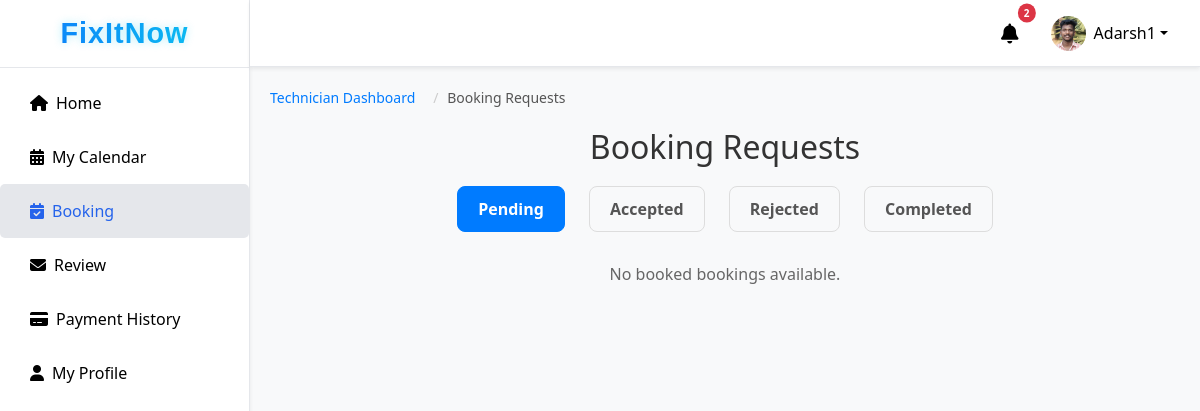
The app's page /technician_bookings/ (signed in) with its own data.
### fixapp/models.py (models this page shows, shortened)
class TechnicianRequest(models.Model):
    full_name = models.CharField(max_length=100)
    username = models.CharField(max_length=50, unique=True, null=True, blank=True)
    email = models.EmailField()
    phone = models.CharField(max_length=15)
    city = models.CharField(max_length=50)
    category = models.CharField(max_length=50)
    experience = models.PositiveIntegerField()
    profile_image = models.ImageField(upload_to="technician_profiles/", null=True, blank=True)
    document = models.FileField(upload_to="technician_docs/")
    id_proof = models.FileField(upload_to="id_proofs/", null=True, blank=True)
    password = models.CharField(max_length=128, null=True, blank=True)
    status = models.CharField(max_length=20, default="Pending")
    applied_on = models.DateTimeField(auto_now_add=True)
    latitude = models.FloatField(null=True, blank=True)
    longitude = models.FloatField(null=True, blank=True)

### fixapp/views.py (the view, shortened to what this page needs)
# urls.py: path('technician_bookings/', views.technician_bookings, name='technician_bookings'),
@approved_technician_required
def technician_bookings(request):
    tech_id = request.session.get("technician_id")
    if not tech_id:
        messages.error(request, "Please login first.")
        return redirect("login")
    technician = TechnicianRequest.objects.get(id=tech_id)
    filter_status = request.GET.get('status', 'Booked')  # default = Pending(Booked)
    bookings = Booking.objects.filter(technician=technician, status=filter_status).order_by('-date')
    notifications = Notification.objects.filter(
        recipient_type__in=["technicians", "both"],
        created_on__gte=technician.applied_on  # use applied_on
    ).order_by('-created_on')
    return render(request, 'technician_page/technician_bookings.html', {
        'technician': technician,
        'bookings': bookings,
        'notifications': notifications,
        'filter_status': filter_status,  # send current tab
    })

### fixapp/context_processors.py (called while the page is built)
def notifications_processor(request):
    notifications = []
    if request.session.get('user_id'):
        notifications = Notification.objects.filter(
            recipient_type__in=["users", "both"]
        ).order_by('-created_on')
    return {'notifications': notifications}

def technician_notifications_processor(request):
    notifications = []
    if request.session.get('technician_id'):
        notifications = Notification.objects.filter(
            recipient_type__in=["technicians", "both"]
        ).order_by('-created_on')
    return {'tech_notifications': notifications}

### fixapp/views.py (called while the page is built)
def approved_technician_required(view_func):
    @wraps(view_func)
    def _wrapped_view(request, *args, **kwargs):
        tech_id = request.session.get("technician_id")
        if not tech_id:
            messages.error(request, "Please login first.")
            return redirect("login")
        technician = TechnicianRequest.objects.filter(id=tech_id).first()
        if not technician:
            messages.error(request, "Technician not found.")
            return redirect("login")
        if technician.status != "Approved":
            messages.error(request, "Your account is still pending approval.")
            return redirect("technician_home")  # or another page for pending status
        return view_func(request, *args, **kwargs)
    return _wrapped_view

### templates/technician_page/technician_bookings.html
{% extends 'technician_page/technician_dashboard.html' %}
{% load static %}
{% block tech_booking %}
<div class="technician-bookings-container">
    <nav aria-label="breadcrumb">
        <ol class="breadcrumb tech-breadcrumb">
            <li class="breadcrumb-item"><a href="{% url 'technician_home' %}">Technician Dashboard</a></li>
            <li class="breadcrumb-item active" aria-current="page">Booking Requests</li>
        </ol>
    </nav>
    <h2>Booking Requests</h2>
    <div class="booking-tabs">
        <a href="?status=Booked" class="{% if filter_status == 'Booked' %}active-tab{% endif %}">Pending</a>
        <a href="?status=Accepted" class="{% if filter_status == 'Accepted' %}active-tab{% endif %}">Accepted</a>
        <a href="?status=Rejected" class="{% if filter_status == 'Rejected' %}active-tab{% endif %}">Rejected</a>
        <a href="?status=Completed" class="{% if filter_status == 'Completed' %}active-tab{% endif %}">Completed</a>
    </div>
    {% if bookings %}
    <table class="bookings-table">
        <thead>
            <tr>
                <th>User</th>
                <th>Phone</th>
                <th>Address</th>
                <th>Repair Details</th>
                <th>Date</th>
                <th>Time Slot</th>
                <th>Action</th>
                {% if filter_status == "Accepted" %}
                <th>Work</th>
                {% endif %}
                {% if filter_status == "Completed" %}
                <th>Payment Status</th>
                {% endif %}
            </tr>
        </thead>
        <tbody>
            {% for booking in bookings %}
            <tr>
                <td>{{ booking.user.full_name }}</td>
                <td>{{ booking.user.phone }}</td>
                <td>
                    {{ booking.user.address }}<br>
                    {% if booking.user.city %}
                    <small>City: {{ booking.user.city }}</small><br>
                    {% endif %}
                    {% if booking.user.latitude and booking.user.longitude %}
                    <a href="https://www.google.com/maps/dir/?api=1&origin={{ technician.latitude }},{{ technician.longitude }}&destination={{ booking.user.latitude }},{{ booking.user.longitude }}" target="_blank"
                        target="_blank">
                        View on Map
                    </a>
                    {% endif %}
                </td>
                <td>{{ booking.repair_details }}</td>
                <td>{{ booking.date|date:"M d, Y" }}</td>
                <td>{{ booking.time_slot }}</td>
                <td>
                    {% if filter_status == "Booked" %}
                    <form method="POST" class="inline-form">
                        {% csrf_token %}
                        <input type="hidden" name="booking_id" value="{{ booking.id }}">
                        <button type="submit" name="action" value="accept" class="btn-accept">Accept</button>
                    </form>
                    <form method="POST" class="inline-form">
                        {% csrf_token %}
                        <input type="hidden" name="booking_id" value="{{ booking.id }}">
                        <button type="submit" name="action" value="reject" class="btn-reject">Reject</button>
                    </form>
                    {% elif filter_status == "Accepted" %}
                    <span class="status accepted">Accepted ✅</span>
                    {% elif filter_status == "Rejected" %}
                    <span class="status rejected">Rejected ❌</span>
                    {% elif filter_status == "Completed" %}
                    <span class="status completed">Completed ✅</span>
                    {% if not booking.payment or booking.payment.payment_status == "Pending" %}
                    <form action="{% url 'payment_details' booking.id %}" method="get" class="inline-form">
                        <button type="submit" class="btn-payment">Add Payment</button>
                    </form>
                    {% endif %}
                    {% endif %}
                </td>
                {% if filter_status == "Accepted" %}
                <td>
                    <form method="POST" class="inline-form">
                        {% csrf_token %}
                        <input type="hidden" name="booking_id" value="{{ booking.id }}">
                        <button type="submit" name="action" value="complete" class="btn-complete">Complete Work</button>
                    </form>
                </td>
                {% endif %}
                {% if filter_status == "Completed" %}
                <td>
                    {% if booking.payment %}
                    {% if booking.payment.payment_status == "Pending" %}
                    <span class="status-pendings">Pending</span>
                    {% elif booking.payment.payment_status == "Paid" %}
                    <span class="status-paid">Paid ✅</span>
                    {% endif %}
                    {% else %}
                    -
                    {% endif %}
                </td>
                {% endif %}
            </tr>
            {% endfor %}
        </tbody>
    </table>
    {% else %}
    <p>No {{ filter_status|lower }} bookings available.</p>
    {% endif %}
</div>
{% endblock %}

### templates/technician_page/technician_dashboard.html (shortened to what this page needs)
{% load static %}
<!DOCTYPE html>
<html lang="en">
<head>
  <link href="https://cdn.jsdelivr.net/npm/bootstrap@5.3.2/dist/css/bootstrap.min.css" rel="stylesheet">
  <link href="https://cdn.jsdelivr.net/npm/bootstrap-icons@1.11.1/font/bootstrap-icons.css" rel="stylesheet">
  <link href="https://cdnjs.cloudflare.com/ajax/libs/font-awesome/6.4.0/css/all.min.css" rel="stylesheet">
  <link rel="stylesheet" href="{% static 'css/admin_dashboard.css' %}">
</head>
<body>
  <div class="d-flex">
    <nav id="sidebar" class="sidebar d-flex flex-column shadow-sm ">
      <div class="sidebar-header p-3 text-center">
        <h3 class="logo">FixItNow</h3>
      </div>
      <div class="sidebar-menu flex-grow-1">
        <ul class="nav flex-column mt-2">
          <li class="nav-item">
            <a href="{% url 'technician_home' %}"
              class="nav-link {% if request.resolver_match.url_name == 'technician_home' %}active{% endif %}">
              <i class="fas fa-home me-2"></i>Home
            </a>
          </li>
          {% if technician.status == "Approved" %}
          <li class="nav-item">
            <a href="{% url 'technician_calendar' %}"
              class="nav-link {% if request.resolver_match.url_name == 'technician_calendar' %}active{% endif %}">
              <i class="fas fa-calendar-alt me-2"></i>My Calendar
            </a>
          </li>
          <li class="nav-item"><a href="{% url 'technician_bookings' %}"
              class="nav-link {% if request.resolver_match.url_name == 'technician_bookings' %}active{% endif %}">
              <i class="fas fa-calendar-check me-2"></i>Booking</a>
          </li>
          <li class="nav-item"><a href="{% url 'technician_feedbacks' %}"
            class="nav-link {% if request.resolver_match.url_name == 'technician_feedbacks' %}active{% endif %} ">
            <i class="fas fa-envelope me-2"></i>Review</a>
          </li>
          <li class="nav-item">
            <a href="{% url 'technician_payment_history' %}"
              class="nav-link {% if request.resolver_match.url_name == 'technician_payment_history' %}active{% endif %}">
              <i class="fas fa-credit-card me-2"></i>Payment History
            </a>
          </li>
          <li class="nav-item">
            <a href="{% url 'technician_profile' %}"
              class="nav-link {% if request.resolver_match.url_name == 'technician_profile' %}active{% endif %}">
              <i class="fas fa-user me-2"></i>My Profile
            </a>
          </li>
          {% endif %}
        </ul>
      </div>
    </nav>
    <div class="flex-grow-1 main-area">
      <nav class="navbar navbar-expand-lg topbar shadow-sm px-4 d-flex justify-content-end">
        <ul class="navbar-nav d-flex align-items-center">
          <li class="nav-item dropdown me-3">
            <a class="nav-link position-relative" href="#" id="techNotificationDropdown" role="button"
              data-bs-toggle="dropdown" aria-expanded="false">
              <i class="fas fa-bell fa-lg"></i>
              {% if notifications.count %}
              <span class="badge-count">{{ notifications.count }}</span>
              {% endif %}
            </a>
          </li>
          {% if technician %}
          <li class="nav-item dropdown">
            <a class="nav-link dropdown-toggle d-flex align-items-center" href="#" role="button"
              data-bs-toggle="dropdown" aria-expanded="false">
              <img src="{{ technician.profile_image.url }}" alt="profile" class="rounded-circle me-2 profile-pic"
                width="35" height="35">
              {{ technician.username }}
            </a>
          </li>
          {% endif %}
        </ul>
      </nav>
      {% block tech_booking %}
      {% endblock %}
    </div>
  </div>
</body>
</html>

### static/css/admin_dashboard.css (style rules this page uses)
body, html { height: 100%; margin: 0; font-family: "Segoe UI", sans-serif; }
.sidebar { width: 250px; height: 100vh; background-color: #ffffff; color: #000000; border-right: 1px solid #e5e7eb; position: fixed; overflow-y: auto; }
.sidebar-header { flex-shrink: 0; border-bottom: 1px solid #e5e7eb; background: #fff; }
.sidebar .logo { font-family: "Poppins", sans-serif; font-size: 1.8rem; font-weight: 700; letter-spacing: 1px; margin: 0; background: linear-gradient(90deg, #0d6efd, #0dcaf0); -webkit-background-clip: text; -webkit-text-fill-color: transparent; text-shadow: 0 0 8px rgba(13, 202, 240, 0.3); animation: logo-glow 3s infinite alternate; }
.sidebar-menu { overflow-y: auto; flex-grow: 1; }
.sidebar .nav-link { color: #000000; font-size: 16px; padding: 15px 5px; transition: background 0.2s, color 0.2s; padding-left: 30px; }
.nav-link:hover, .nav-link.active { background-color: #e5e7eb; color: #2563eb !important; border-radius: 5px; }
.main-area { margin-left: 250px; display: flex; flex-direction: column; height: 100vh; }
.topbar { background-color: #ffffff; border-bottom: 1px solid #e5e7eb; color: #000000; height: 67px; flex-shrink: 0; position: sticky; top: 0; z-index: 10; align-items: center; }
.topbar .navbar-nav .nav-link { color: #000000; }
.topbar .profile-pic { width: 35px; height: 35px; object-fit: cover; }
.breadcrumb { padding: 8px 15px; margin-bottom: 40px; list-style: none; background-color: #f5f5f5; border-radius: 4px; }
.breadcrumb-item { display: inline; font-size: 14px; }
.breadcrumb-item + .breadcrumb-item::before { padding: 0 5px; color: #ccc; content: "/\00a0"; }
.breadcrumb-item a { color: #6c757d; text-decoration: none; }
.breadcrumb-item.active { color: #0275d8; }
.breadcrumb { background: transparent; padding: 0; margin-bottom: 20px; }
.badge-count { position: absolute; top: 0; right: 0; transform: translate(50%, -50%); background-color: #dc3545; color: #fff; font-size: 10px; padding: 2px 6px; border-radius: 50%; font-weight: bold; }
.breadcrumb a { text-decoration: none; color: #0077cc; transition: color 0.3s; }
.breadcrumb-item a { text-decoration: none; color: #007bff; }
.breadcrumb-item.active { color: #6c757d; }
.breadcrumb { background: none; padding-left: 0; margin-bottom: 20px; font-size: 14px; }
.breadcrumb a { color: #007bff; text-decoration: none; }
.breadcrumb .active { color: #555; }
.tech-breadcrumb { background: none; padding-left: 0; margin-bottom: 20px; font-size: 14px; list-style: none; display: flex; gap: 5px; }
.tech-breadcrumb a { text-decoration: none; color: #007bff; }
.tech-breadcrumb .active { color: #555; }
.tech-breadcrumb { background: none; padding-left: 0; margin-bottom: 20px; font-size: 14px; display: flex; gap: 5px; }
.text-center { text-align: center; }
.technician-bookings-container { padding: 20px; background-color: #f8f9fa; height: 100%; }
.technician-bookings-container h2 { text-align: center; margin-bottom: 20px; color: #333; }
.booking-tabs { text-align: center; margin-bottom: 20px; }
.booking-tabs a { display: inline-block; padding: 10px 20px; margin: 0 10px; font-weight: 600; color: #555; text-decoration: none; border-radius: 8px; border: 1px solid #ddd; transition: 0.3s; }
.booking-tabs .active-tab { background-color: #007bff; color: #fff; border-color: #007bff; }
.technician-bookings-container p { text-align: center; font-size: 16px; color: #666; margin-top: 30px; }

### records on screen
TechnicianRequest: profile_image (picture), username "Adarsh1"

### other values on screen
{{ notifications.count }} "2"
{{ filter_status|lower }} "booked"
